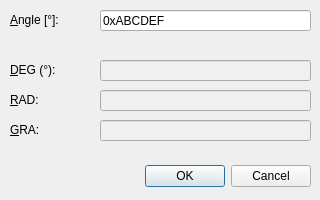
<?xml version="1.0" encoding="UTF-8"?>
<ui version="4.0">
 <class>ConvAngleDialog</class>
 <widget class="QDialog" name="ConvAngleDialog">
  <property name="geometry">
   <rect>
    <x>0</x>
    <y>0</y>
    <width>320</width>
    <height>200</height>
   </rect>
  </property>
  <property name="windowTitle">
   <string>Angle Input</string>
  </property>
  <property name="locale">
   <locale language="English" country="Germany"/>
  </property>
  <widget class="QDialogButtonBox" name="buttonBox">
   <property name="geometry">
    <rect>
     <x>10</x>
     <y>160</y>
     <width>301</width>
     <height>32</height>
    </rect>
   </property>
   <property name="orientation">
    <enum>Qt::Orientation::Horizontal</enum>
   </property>
   <property name="standardButtons">
    <set>QDialogButtonBox::StandardButton::Cancel|QDialogButtonBox::StandardButton::Ok</set>
   </property>
  </widget>
  <widget class="QLabel" name="number_label">
   <property name="geometry">
    <rect>
     <x>10</x>
     <y>12</y>
     <width>91</width>
     <height>16</height>
    </rect>
   </property>
   <property name="text">
    <string>&amp;Angle [°]:</string>
   </property>
   <property name="textFormat">
    <enum>Qt::TextFormat::AutoText</enum>
   </property>
   <property name="buddy">
    <cstring>numberLineEdit</cstring>
   </property>
  </widget>
  <widget class="DotLineEdit" name="numberLineEdit">
   <property name="geometry">
    <rect>
     <x>100</x>
     <y>10</y>
     <width>211</width>
     <height>21</height>
    </rect>
   </property>
   <property name="text">
    <string>0xABCDEF</string>
   </property>
  </widget>
  <widget class="QLabel" name="degLabel">
   <property name="geometry">
    <rect>
     <x>10</x>
     <y>62</y>
     <width>91</width>
     <height>16</height>
    </rect>
   </property>
   <property name="text">
    <string>&amp;DEG (°):</string>
   </property>
   <property name="buddy">
    <cstring>degLineEdit</cstring>
   </property>
  </widget>
  <widget class="QLineEdit" name="degLineEdit">
   <property name="geometry">
    <rect>
     <x>100</x>
     <y>60</y>
     <width>211</width>
     <height>21</height>
    </rect>
   </property>
   <property name="styleSheet">
    <string notr="true">QLineEdit:read-only {
    background-color: #f0f0f0;
    color: #333333;
}</string>
   </property>
   <property name="readOnly">
    <bool>true</bool>
   </property>
  </widget>
  <widget class="QLineEdit" name="radLineEdit">
   <property name="geometry">
    <rect>
     <x>100</x>
     <y>90</y>
     <width>211</width>
     <height>21</height>
    </rect>
   </property>
   <property name="styleSheet">
    <string notr="true">QLineEdit:read-only {
    background-color: #f0f0f0;
    color: #333333;
}</string>
   </property>
   <property name="readOnly">
    <bool>true</bool>
   </property>
  </widget>
  <widget class="QLabel" name="radLabel">
   <property name="geometry">
    <rect>
     <x>10</x>
     <y>92</y>
     <width>91</width>
     <height>16</height>
    </rect>
   </property>
   <property name="text">
    <string>&amp;RAD:</string>
   </property>
   <property name="buddy">
    <cstring>radLineEdit</cstring>
   </property>
  </widget>
  <widget class="QLineEdit" name="graLineEdit">
   <property name="geometry">
    <rect>
     <x>100</x>
     <y>120</y>
     <width>211</width>
     <height>21</height>
    </rect>
   </property>
   <property name="styleSheet">
    <string notr="true">QLineEdit:read-only {
    background-color: #f0f0f0;
    color: #333333;
}</string>
   </property>
   <property name="readOnly">
    <bool>true</bool>
   </property>
  </widget>
  <widget class="QLabel" name="graLabel">
   <property name="geometry">
    <rect>
     <x>10</x>
     <y>122</y>
     <width>91</width>
     <height>16</height>
    </rect>
   </property>
   <property name="text">
    <string>&amp;GRA:</string>
   </property>
   <property name="buddy">
    <cstring>graLineEdit</cstring>
   </property>
  </widget>
 </widget>
 <customwidgets>
  <customwidget>
   <class>DotLineEdit</class>
   <extends>QLineEdit</extends>
   <header>.dot_line_edit</header>
  </customwidget>
 </customwidgets>
 <tabstops>
  <tabstop>numberLineEdit</tabstop>
  <tabstop>degLineEdit</tabstop>
  <tabstop>radLineEdit</tabstop>
  <tabstop>graLineEdit</tabstop>
 </tabstops>
 <resources/>
 <connections>
  <connection>
   <sender>buttonBox</sender>
   <signal>accepted()</signal>
   <receiver>ConvAngleDialog</receiver>
   <slot>accept()</slot>
   <hints>
    <hint type="sourcelabel">
     <x>248</x>
     <y>254</y>
    </hint>
    <hint type="destinationlabel">
     <x>157</x>
     <y>274</y>
    </hint>
   </hints>
  </connection>
  <connection>
   <sender>buttonBox</sender>
   <signal>rejected()</signal>
   <receiver>ConvAngleDialog</receiver>
   <slot>reject()</slot>
   <hints>
    <hint type="sourcelabel">
     <x>316</x>
     <y>260</y>
    </hint>
    <hint type="destinationlabel">
     <x>286</x>
     <y>274</y>
    </hint>
   </hints>
  </connection>
 </connections>
</ui>
